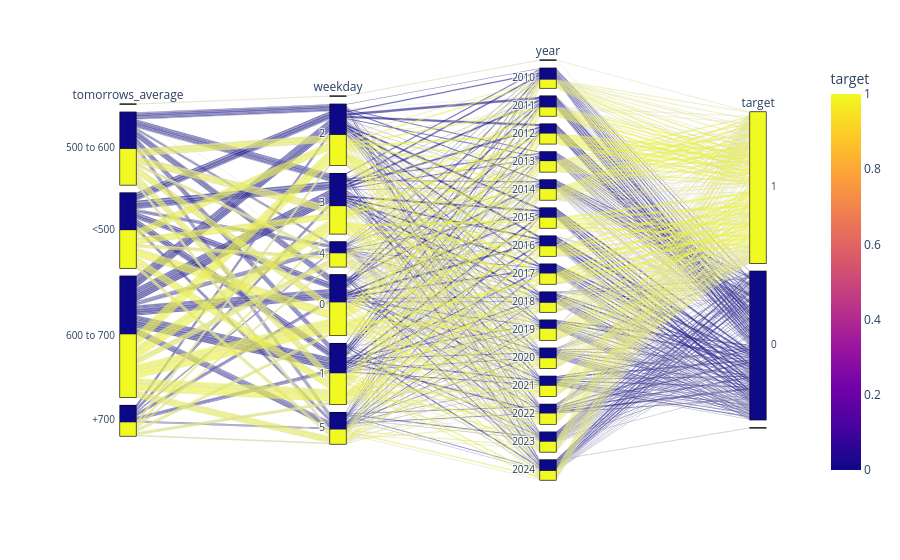

The cell this chart's notebook holds for it:
### Code cell
fig = px.parallel_categories(df_parallel, color='target')
fig.show(renderer='jupyterlab')

### Figure 1 — Plotly figure (JSON) as saved in the notebook; plotly's stock layout.template omitted (floating-point values rounded to 4 significant figures; data arrays with more than 128 entries replaced by an {"elided": "..."} marker saying what was removed)
{"data": [{"dimensions": [{"label": "tomorrows_average", "values": {"elided": "3787 str values"}}, {"label": "weekday", "values": {"elided": "3787 int values"}}, {"label": "year", "values": {"elided": "3787 int values"}}, {"label": "target", "values": {"elided": "3787 int values"}}], "domain": {"x": [0, 1], "y": [0, 1]}, "line": {"color": {"elided": "3787 int values"}, "coloraxis": "coloraxis"}, "name": "", "type": "parcats"}], "layout": {"coloraxis": {"colorbar": {"title": {"text": "target"}}, "colorscale": [[0, "#0d0887"], [0.1111, "#46039f"], [0.2222, "#7201a8"], [0.3333, "#9c179e"], [0.4444, "#bd3786"], [0.5556, "#d8576b"], [0.6667, "#ed7953"], [0.7778, "#fb9f3a"], [0.8889, "#fdca26"], [1, "#f0f921"]]}, "legend": {"tracegroupgap": 0}, "margin": {"t": 60}}}
